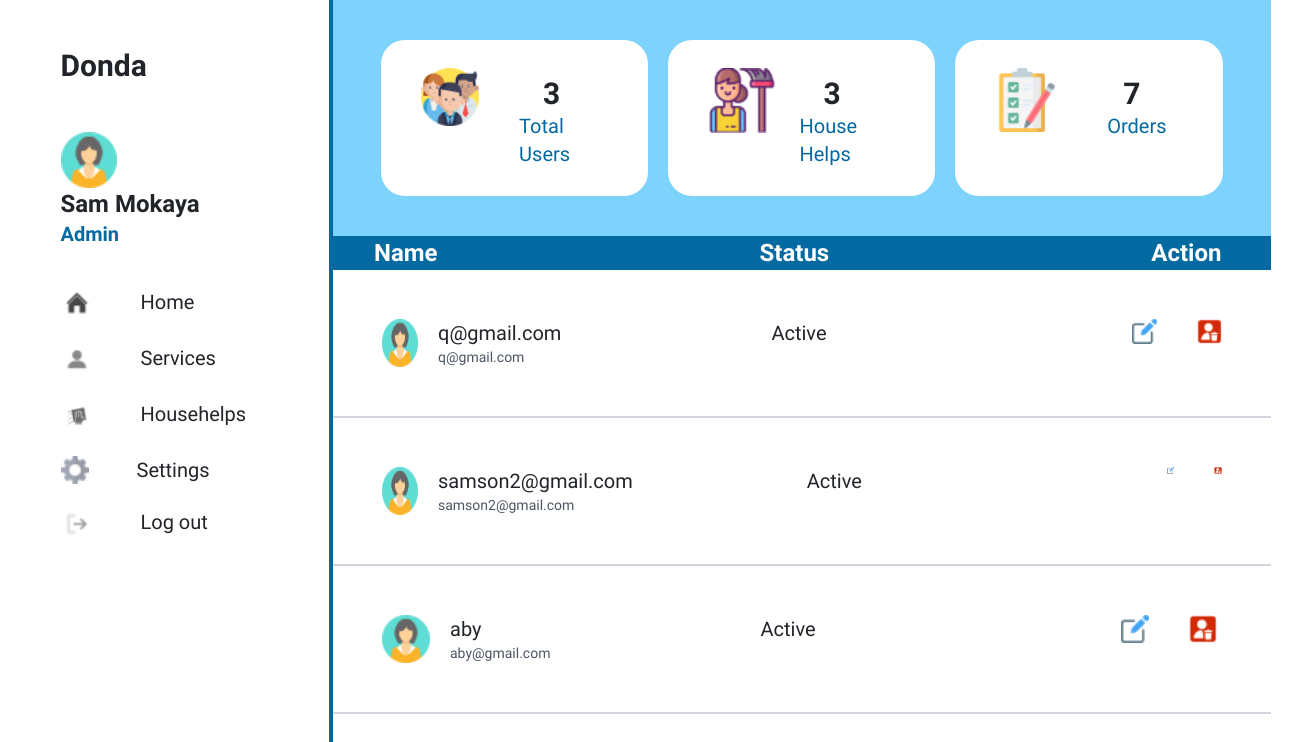
/admin/admin.php (signed in), run on the app's committed database.
### tables this page shows
CREATE TABLE `users` (
  `ID` int(11) NOT NULL,
  `username` varchar(100) NOT NULL,
  `email` varchar(100) NOT NULL,
  `password` varchar(100) NOT NULL,
  `role` int(11) NOT NULL DEFAULT 2
);

### admin/admin.php (the view, shortened to what this page needs)
<?php
require 'config.php';
if(!empty($_SESSION["ID"]) && $_SESSION["role"] == 1){
    $ID = $_SESSION["ID"];
    $result= mysqli_query($conn, "SELECT * FROM users WHERE ID = $ID");
    $user =mysqli_fetch_assoc($result);
    $result= mysqli_query($conn, "SELECT * FROM users WHERE role = 2");
    $total_users=mysqli_num_rows($result);
    $result= mysqli_query($conn, "SELECT * FROM house_helps");
    $house_helps=mysqli_num_rows($result);
     $result= mysqli_query($conn, "SELECT * FROM orders");
     $orders=mysqli_num_rows($result);
}else{
    header("Location: http://localhost/HouseHelpApp/signin.php");
}
?>
<!DOCTYPE html>
<html lang="en">
<head>
    <script src="https://cdn.tailwindcss.com"></script>
<link rel="stylesheet" href="https://maxcdn.bootstrapcdn.com/bootstrap/4.0.0/css/bootstrap.min.css">
    <link rel="stylesheet" href="../css/style.css">
</head>
<body>
    <div class="container flex flex-row">
        <section class="w-1/4 border-solid border-r-4 border-sky-700" style="height: 100vh;">
            <div id="left-panel" class="pl-10 py-5">
                <p class="font-bold text-3xl"><a href="#">Donda</a></p>
                <div class="mt-5 w-auto">
                    <img class="w-14" src="../images/girl2.png" alt="">
                    <p class="text-2xl"><b><?php echo $user["username"] ?></b></p>
                    <p class="text-sky-700 text-xl"><b>Admin</b></p>
                </div>
                <ul class="mt-10">
                    <div class="flex flex-row mt-6">
                        <img class="w-8" src="../images/home.png" alt="home">
                        <li class="text-xl ml-5"><a href="http://localhost/HouseHelpApp/admin/admin.php">Home</a></li>
                    </div>
                    <div class="flex flex-row mt-6">
                        <img class="w-8" src="../images/profile2.png" alt="profile">
                        <li class="text-xl ml-5"><a href="http://localhost/HouseHelpApp/admin/admin_services.php">Services</a></li>
                    </div>
                    <div class="flex flex-row mt-6">
                        <img class="w-8" src="../images/house-help.png" alt="househelps">
                        <li class="text-xl ml-5"><a href="http://localhost/HouseHelpApp/admin/admin_househelps.php">Househelps</a></li>
                    </div>
                    <div class="flex flex-row mt-6">
                        <img class="w-7" src="../images/gear.png" alt="settings">
                        <li class="text-xl ml-5"><a href="#">Settings</a></li>
                    </div>
                    <div class="flex flex-row mt-6">
                        <img class="w-8" src="../images/logout.png" alt="logout">
                        <li class="text-xl ml-5"><a class="text-xl" href="signout.php">Log out</a></li>
                    </div>
                </ul>
            </div>
        </section>
        <section class="w-3/4 h-1/3">
            <div id="counter" class="px-5 py-10  flex flex-row space-x-5 bg-sky-300">
                <div class=" w-72 flex flex-row bg-white px-10 py-7 rounded-3xl">
                    <div>
                        <img class="w-20" src="../images/users.png" alt="">
                    </div>
                    <div class="px-3 ml-4 mt-2">
                        <p class="text-3xl ml-4"><b><?php echo $total_users ?></b></p>
                        <p class="text-xl text-sky-700">Total Users</p>
                    </div>
                </div>
                <div class=" w-72 flex flex-row bg-white px-10 py-7 rounded-3xl">
                    <div>
                        <img class="w-20" src="../images/househelp.png" alt="">
                    </div>
                    <div class=" ml-4 mt-2">
                        <p class="text-3xl ml-4"><b><?php echo $house_helps ?></b></p>
                        <p class="text-xl text-sky-700">House Helps</p>
                    </div>
                </div>
                <div class=" w-72 flex flex-row bg-white px-10 py-7 rounded-3xl">
                    <div>
                        <img class="w-20" src="../images/checklist.png" alt="">
                    </div>
                    <div class="px-3 ml-4 mt-2">
                        <p class="text-3xl ml-4"><b><?php echo $orders ?></b></p>
                        <p class="text-xl text-sky-700 ml-2">Orders</p>
                    </div>
                </div>
            </div>
            <table width="100%">
                <tr class="flex flex-row space-x-80 px-10 bg-sky-700" width="100%">
                    <th class="text-2xl text-white">Name</th>
                    <th class="text-2xl text-white">Status</th>
                    <th class="text-2xl text-white">Action</th>
                </tr>
                <?php
                $query = "SELECT * FROM users where role=2";
                $result= mysqli_query($conn, $query);
                while ($row = mysqli_fetch_array($result)){
                    ?>
                <tr class="flex flex-row space-x-52  px-5 py-5 border-solid border-b-2 border-gray-300" width="100%">
                    <td class="flex flex-row space-x-5">
                        <img class="w-12" src="../images/girl2.png" alt="">
                        <div>
                            <p class="text-xl"><?php echo $row["username"] ?></p>
                            <p class="text-sm text-gray-600"><?php echo $row["email"] ?></p>
                        </div>
                    </td>
                    <td>
                        <button class="text-xl">Active</button>
                    </td>
                    <td class="flex flex-row space-x-10 pl-24">
                        <a href=""><img class="w-7" src="../images/edit.png" alt="edit"></a>
                        <a href=""><img class="w-7" src="../images/del.png" alt="delete"></a>
                    </td>
                </tr>
                <?php
                 }
                ?>
            </table>
        </section>
    </div>
</body>
</html>

### css/style.css (style rules this page uses)
* { font-family: 'Jaldi', sans-serif; }

### data on the page
users: username "Sam Mokaya"
users: username "q@gmail.com", email "q@gmail.com"
users: username "samson2@gmail.com", email "samson2@gmail.com"
users: username "aby", email "aby@gmail.com"

### other printed values
$total_users "3"
$house_helps "3"
$orders "7"
